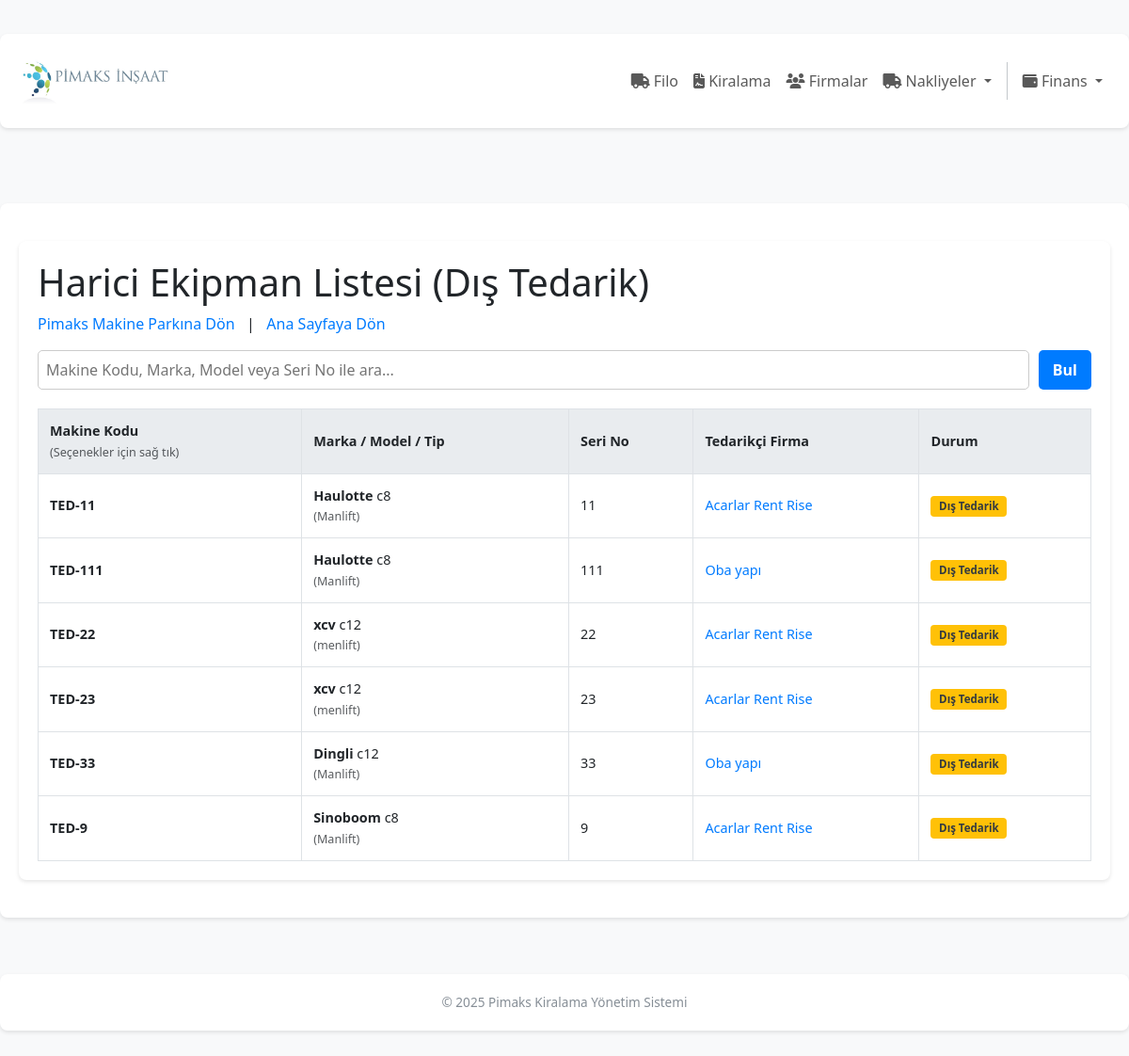
The app's page /filo/harici with its own data.
### app/filo/models.py (models this page shows, shortened)
class Ekipman(db.Model):
    __tablename__ = 'ekipman'
    id = db.Column(db.Integer, primary_key=True)
    kod = db.Column(db.String(100), unique=True, nullable=False, index=True)
    yakit = db.Column(db.String(50), nullable=False, default='')
    tipi = db.Column(db.String(100), nullable=False, default='')
    marka = db.Column(db.String(100), nullable=False)
    model = db.Column(db.String(100), nullable=True, default='')
    seri_no = db.Column(db.String(100), nullable=False, index=True)
    calisma_yuksekligi = db.Column(db.Integer, nullable=False)
    kaldirma_kapasitesi = db.Column(db.Integer, nullable=False)
    uretim_tarihi = db.Column(db.String(100), nullable=False)
    calisma_durumu = db.Column(db.String(50), nullable=False, default='bosta')
    giris_maliyeti = db.Column(db.String(50), nullable=True, default='0')
    para_birimi = db.Column(db.String(3), nullable=False, default='TRY')
    is_active = db.Column(db.Boolean, default=True, nullable=False)
    firma_tedarikci_id = db.Column(db.Integer, db.ForeignKey('firma.id'), nullable=True)
    firma_tedarikci = db.relationship('Firma', back_populates='tedarik_edilen_ekipmanlar', foreign_keys=[firma_tedarikci_id])
    kiralama_kalemleri = db.relationship('KiralamaKalemi', back_populates='ekipman', cascade="all, delete-orphan")
    bakim_kayitlari = db.relationship('BakimKaydi', back_populates='ekipman', cascade="all, delete-orphan")
    __table_args__ = (db.UniqueConstraint('firma_tedarikci_id', 'seri_no', name='_tedarikci_seri_no_uc'),)
    swap_cikis_kayitlari = db.relationship('MakineDegisim',foreign_keys='MakineDegisim.eski_ekipman_id',backref='eski_ekipman', lazy='dynamic')
    swap_giris_kayitlari = db.relationship('MakineDegisim', foreign_keys='MakineDegisim.yeni_ekipman_id', backref='yeni_ekipman',lazy='dynamic')

### app/firmalar/models.py (models this page shows, shortened)
class Firma(db.Model):
    __tablename__ = 'firma'
    id = db.Column(db.Integer, primary_key=True)
    firma_adi = db.Column(db.String(150), nullable=False, index=True)
    yetkili_adi = db.Column(db.String(100), nullable=False)
    telefon = db.Column(db.String(20), nullable=True)
    eposta = db.Column(db.String(120), nullable=True, index=True)
    iletisim_bilgileri = db.Column(db.Text, nullable=False)
    vergi_dairesi = db.Column(db.String(100), nullable=False)
    vergi_no = db.Column(db.String(50), unique=True, nullable=False, index=True)
    is_musteri = db.Column(db.Boolean, default=True, nullable=False, index=True)
    is_tedarikci = db.Column(db.Boolean, default=False, nullable=False, index=True)
    is_active = db.Column(db.Boolean, default=True, nullable=False)
    bakiye = db.Column(db.Numeric(15, 2), default=0, nullable=False)
    imza_yetkisi_kontrol_edildi = db.Column(
        db.Boolean,
        default=False,
        nullable=False
    )
    imza_yetkisi_kontrol_tarihi = db.Column(
        db.DateTime,
        nullable=True
    )
    imza_yetkisi_kontrol_eden_id = db.Column(
        db.Integer,
        nullable=True
    )
    imza_arsiv_notu = db.Column(
        db.String(255),
        nullable=True
    )
    kiralamalar = db.relationship(
        'Kiralama',
        back_populates='firma_musteri',
        foreign_keys='Kiralama.firma_musteri_id',
        cascade="all, delete-orphan"
    )
    tedarik_edilen_ekipmanlar = db.relationship(
        'Ekipman',
        back_populates='firma_tedarikci',
        foreign_keys='Ekipman.firma_tedarikci_id'
    )
    odemeler = db.relationship(
        'Odeme',
        back_populates='firma_musteri',
        foreign_keys='Odeme.firma_musteri_id',
        cascade="all, delete-orphan"
    )
    saglanan_nakliye_hizmetleri = db.relationship(
        'KiralamaKalemi',
        back_populates='nakliye_tedarikci',
        foreign_keys='KiralamaKalemi.nakliye_tedarikci_id'
    )
    hizmet_kayitlari = db.relationship(
        'HizmetKaydi',
        back_populates='firma',
        foreign_keys='HizmetKaydi.firma_id'
    )
    tedarik_edilen_parcalar = db.relationship(
        'StokKarti',
        back_populates='varsayilan_tedarikci',
        foreign_keys='StokKarti.varsayilan_tedarikci_id'
    )
    stok_hareketleri = db.relationship(
        'StokHareket',
        back_populates='firma',
        cascade="all, delete-orphan"
    )
    nakliyeler = db.relationship(
        'Nakliye',
        back_populates='firma',
        cascade="all, delete-orphan"
    )

### app/filo/routes.py (the view)
@filo_bp.route('/harici')
def harici():
    try:
        ekipmanlar = Ekipman.query.filter(
            and_(
                Ekipman.firma_tedarikci_id.isnot(None),
                Ekipman.is_active == True
            )
        ).options(
            joinedload(Ekipman.firma_tedarikci)
        ).order_by(Ekipman.kod).all()
    except Exception as e:
        flash(f"Hata: {str(e)}", "danger")
        ekipmanlar = []
    return render_template('filo/harici.html', ekipmanlar=ekipmanlar)

### app/templates/filo/harici.html (shortened to what this page needs)
{% extends "base.html" %}
{% block content %}
<div class="container">
    <h1>Harici Ekipman Listesi (Dış Tedarik)</h1>
    <p>
        <a href="{{ url_for('filo.index') }}">Pimaks Makine Parkına Dön</a>
         &nbsp; | &nbsp;
        <a href="{{ url_for('main.index') }}">Ana Sayfaya Dön</a>
    </p>
    <form method="GET" action="{{ url_for('filo.harici') }}" class="search-form">
        <input type="text" name="q" placeholder="Makine Kodu, Marka, Model veya Seri No ile ara..." value="{{ q or '' }}">
        <button type="submit">Bul</button>
    </form>
    <table>
        <thead>
            <tr>
                <th>
                    Makine Kodu
                    <br>
                    <small class="text-muted" style="font-weight: normal;">(Seçenekler için sağ tık)</small>
                </th>
                <th>Marka / Model / Tip</th>
                <th>Seri No</th>
                <th>Tedarikçi Firma</th>
                <th>Durum</th>
            </tr>
        </thead>
        <tbody>
            {% for ekipman in ekipmanlar %}
            <tr class="ekipman-satiri"
                data-ekipman-id="{{ ekipman.id }}"
                data-duzenle-url="{{ url_for('filo.duzelt', id=ekipman.id) }}"
                data-sil-url="{{ url_for('filo.sil', id=ekipman.id) }}"
                data-bilgi-url="{{ url_for('filo.bilgi', id=ekipman.id) }}"
                data-csrf-token="{{ csrf_token() }}"
                data-ekipman-kod="{{ ekipman.kod }}"
                >
                <td>
                    <strong>{{ ekipman.kod }}</strong>
                </td>
                <td>
                    {% if ekipman.marka and ekipman.marka != 'Bilinmiyor' %}
                        <strong>{{ ekipman.marka }}</strong>
                    {% endif %}
                    {% if ekipman.model %}
                        {{ ekipman.model }}
                    {% endif %}
                    <br>
                    <small class="text-muted">({{ ekipman.tipi }})</small>
                </td>
                <td>{{ ekipman.seri_no }}</td>
                <td>
                    {% if ekipman.firma_tedarikci %}
                        <a href="{{ url_for('firmalar.bilgi', id=ekipman.firma_tedarikci.id) }}">
                            {{ ekipman.firma_tedarikci.firma_adi }}
                        </a>
                    {% else %}
                        <span class="text-muted">Bilinmiyor</span>
                    {% endif %}
                </td>
                <td>
                    <span class="badge bg-warning">Dış Tedarik</span>
                </td>
            </tr>
            {% endfor %}
        </tbody>
    </table>
</div>
{% endblock %}

### app/templates/base.html (style rules this page uses)
body { font-family: 'Segoe UI', Tahoma, Geneva, Verdana, sans-serif; background-color: #f8f9fa; min-height: 100vh; display: flex; flex-direction: column; }

### app/templates/filo/harici.html (style rules this page uses)
.container { max-width: 1500px; margin: 20px auto; padding: 20px; background-color: #fff; border-radius: 8px; box-shadow: 0 2px 4px rgba(0,0,0,0.1); }
table { width: 100%; border-collapse: collapse; margin-top: 20px; font-size: 0.9em; }
th, td { padding: 12px; border: 1px solid #dee2e6; text-align: left; vertical-align: middle; }
th { background-color: #e9ecef; position: sticky; top: 0; z-index: 10; }
a { color: #007bff; text-decoration: none; }
.badge { display: inline-block; padding: .45em .75em; font-size: .8em; font-weight: 700; line-height: 1; color: #fff; text-align: center; white-space: nowrap; vertical-align: baseline; border-radius: .25rem; }
.bg-warning { background-color: #ffc107; color: #343a40; }
.search-form { display: flex; gap: 10px; margin-bottom: 15px; }
.search-form input[type="text"] { flex-grow: 1; padding: 8px; border: 1px solid #ccc; border-radius: 5px; font-size: 1em; }
.search-form button { padding: 8px 15px; border: none; border-radius: 5px; background-color: #007bff; color: white; font-weight: bold; cursor: pointer; }

### records on screen
Ekipman: kod "TED-11", marka "Haulotte", model "c8", tipi "Manlift", seri_no "11", firma_tedarikci.firma_adi "Acarlar Rent Rise"
Ekipman: kod "TED-111", marka "Haulotte", model "c8", tipi "Manlift", seri_no "111", firma_tedarikci.firma_adi "Oba yapı"
Ekipman: kod "TED-22", marka "xcv", model "c12", tipi "menlift", seri_no "22", firma_tedarikci.firma_adi "Acarlar Rent Rise"
Ekipman: kod "TED-23", marka "xcv", model "c12", tipi "menlift", seri_no "23", firma_tedarikci.firma_adi "Acarlar Rent Rise"
Ekipman: kod "TED-33", marka "Dingli", model "c12", tipi "Manlift", seri_no "33", firma_tedarikci.firma_adi "Oba yapı"
Ekipman: kod "TED-9", marka "Sinoboom", model "c8", tipi "Manlift", seri_no "9", firma_tedarikci.firma_adi "Acarlar Rent Rise"
